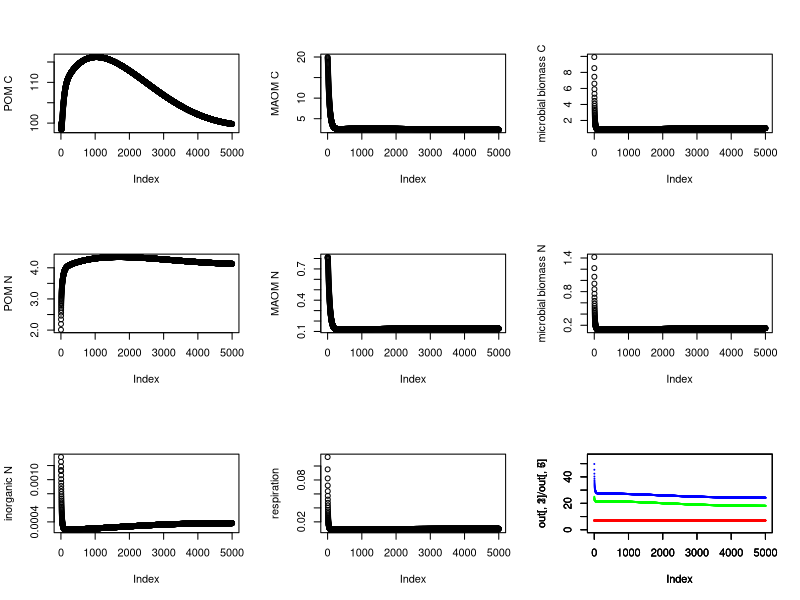

R code for this plot:
#Building a linked C-N model examining N fertilization effects on POM and MAOM formation. 
###Colin Averill and Bonnie Waring, 2017
#Colin Adds NUE effects on April 20, 2017.

###ASSUMPTIONS###
# CUE, NUE and C:N stoichiometry icrobial biomass is fixed
# microbes take up organic N (POM or MAOM) before taking up inorganic N
# inorganic N leaching happens after mineralization/immobilization
# microbes aim to have the C:N ratio of uptake match their threshold element ratio
# when microbes are C-limited, they mineralize excess N
# when microbes are N-limited, they immobilize sufficient inorganic N to match stoichiometric demand
# if there is not enough inorganic N to match demand, then they respire excess C such that the C:N ratio of uptake matches microbial TER.

#clear R environment.
rm(list=ls())

#Colin is tuning!
#lesson- exo.loss makes it easier to hit N limitation
#this is because its losing low C:N POM faster, and so input C:N increasingly dictates POM C:N.
I    <- 0.015     #C input rate                            (mg time-1) #target     0.03, based on Allison 2010.
CUE  <- 0.3      #carbon use efficiency                   (unitless)
NUE  <- .8 		   #N use efficiency					              (unitless)
#v1   <- .005      #biomass-specific decay multiplier      (mgC mgB-1 time-1) #target ~ 0.0013, based on Wieder 2014
v1   <- .017      #biomass-specific decay multiplier      (mgC mgB-1 time-1) #target ~ 0.0013, based on Wieder 2014
v2   <- 1        #Vmax of sorption                        (mgC time-1)
k1   <- 33       #half saturation of decomp               (mg)        #target ~   33.3, based on Wieder 2014
k2   <- 10       #half saturation of sorption             (mg)
k3   <- 0.01     #half saturation of inorganic N uptake   (mg)
h1   <- 0.003    #biomass turnover rate                  (1/time)    
h2   <- 0.001    #C-specific desorption rate              (1/time)
h3   <- 0.0002     #fraction of POM that potentially sorbs (1/time)
h4   <- 0.2       #inorganic N loss rate                  (1/time)
#h5   <- 0.0001    #exogenous losses of POM                (1/time)
h5   <- 0.00005    #exogenous losses of POM                (1/time)
#parameters: N cycling
IN <- 50 #C:N ratio of inputs (constant). 20=C limitation, 50=N limitation
CN <- 50 #C:N ratio of initial particulate organic matter (will change)
MN <- 25 #C:N ratio of initial mineral-associated organic matter (will change)
BN <-  7 #C:N ratio of the microbial biomass (constant)

#initial pool sizes
C <- 100      #C pool in POM            (mg / g)
M <-  20      #C pool in MAOM           (mg / g)
B <- C*0.1    #microbial biomass C 			(mg / g)
N1 <- C/CN    #initial N pool in POM		(mg / g)
N2 <- M/MN	  #N pool in MAOM 			  	(mg / g)
N3 <- B/BN    #microbial biomass N			(mg / g)
N4 <- 0.001	  #inorganic N pool size 		(mg / g)

#number of days to step the dynamic simulation through time.
t <- 100000

#choose outputs you want to follow. 
outputs <- c('C','M','B','R','N1','N2','N3','N4')
out <- matrix(rep(0,t*length(outputs)),nrow=t,dimnames=list(NULL,outputs))


for(i in 1:t){
  #C fluxes
  DEATH.C      <- h1*B^1.5
  DECOMP.C     <- v1*B*C / (k1 + C)
  exo.loss.C   <- h5*C
  POM2MOM.C    <- h3*C
  SORPTION.C   <- v2*(POM2MOM.C+DEATH.C) / (k2 + POM2MOM.C+DEATH.C)
  SORPTION.B.C <- (DEATH.C  /(POM2MOM.C+DEATH.C))*SORPTION.C
  SORPTION.P.C <- (POM2MOM.C/(POM2MOM.C+DEATH.C))*SORPTION.C
  DESORPTION.C <- h2*M
  
  #N fluxes
  DEATH.N      <- DEATH.C / BN
  DECOMP.N     <- DECOMP.C/ (C / N1)
  exo.loss.N   <- exo.loss.C / (C/N1)
  POM2MOM.N    <- POM2MOM.C / (C/N1)
  SORPTION.N   <- v2*(POM2MOM.N+DEATH.N) / (k2 + POM2MOM.N+DEATH.N)
  SORPTION.B.N <- (DEATH.N  /(POM2MOM.N+DEATH.N))*SORPTION.N
  SORPTION.P.N <- (POM2MOM.N/(POM2MOM.N+DEATH.N))*SORPTION.N
  DESORPTION.N <- DESORPTION.C/(M/N2)
  
  #MINERALIZATION-IMMOBILIZATION.
  #N uptake minus demand. If in excess, positive. If limited, negative.
  mineralization.immobilization <- (NUE * DECOMP.N) - (CUE * DECOMP.C) / BN
  if(mineralization.immobilization  > 0) {
    #if in excess (+ value), mineralize. 
    mineralization <- mineralization.immobilization
    immobilization = 0
  }
  if(mineralization.immobilization <= 0) {
    #if in debt (- value), immobilize, w/ non-linear uptake kinetics.
    mineralization = 0
    immobilization.potential <- ((N4 / (k3 + N4)) * N4)
    immobilization <- immobilization.potential
    #however, don't take up more N than you need.
    if(immobilization > abs(mineralization.immobilization)){
      immobilization = abs(mineralization.immobilization)
    }
  }
  
  #leaching/plant uptake happens on post-mineralization/immobilization inorganic N pool.
  #Make sure to include inputs to N4 from imperfect NUE values
  INORG.N.LOSS <- h4*(N4 + DECOMP.N*(1-NUE) + mineralization - immobilization)
  
  #OVERFLOW RESPIRATION
  #excess C uptake must go somewhere because mass balance.
  if(mineralization.immobilization > 0){
    overflow.R = 0
  }
  if(mineralization.immobilization <= 0){  
    overflow.R <- DECOMP.C*CUE - (DECOMP.N*NUE + immobilization)*BN
  }
  
  #ODEs
  dCdt  <- I + (DEATH.C - SORPTION.B.C) + DESORPTION.C - DECOMP.C - SORPTION.P.C - exo.loss.C
  dMdt  <- SORPTION.C - DESORPTION.C
  dBdt  <- (CUE * DECOMP.C) - DEATH.C - overflow.R
  dN1dt <- (I/IN) + (DEATH.N - SORPTION.B.N) + DESORPTION.N - DECOMP.N - SORPTION.P.N - exo.loss.N
  dN2dt <- SORPTION.N - DESORPTION.N
  dN3dt <- DECOMP.N*NUE + immobilization - mineralization - DEATH.N
  dN4dt <- DECOMP.N*(1-NUE) + mineralization - immobilization - INORG.N.LOSS
  
  #respiration
  resp  <- (1-CUE)*DECOMP.C + overflow.R
  
  #update pools
  C  <- C  + dCdt
  M  <- M  + dMdt
  B  <- B  + dBdt
  N1 <- N1 + dN1dt
  N2 <- N2 + dN2dt
  N3 <- N3 + dN3dt
  N4 <- N4 + dN4dt
  R  <- resp
  
  #save outputs
  out[i,] <- c(C,M,B,R,N1,N2,N3,N4)
}
#thin output matrix for plotting.
out <- out[seq(1,nrow(out),by = 20),]

par(mfrow=c(3,3))
plot(out[,1], ylab="POM C")
plot(out[,2], ylab= "MAOM C")
plot(out[,3], ylab="microbial biomass C")
plot(out[,5], ylab="POM N")
plot(out[,6], ylab= "MAOM N")
plot(out[,7], ylab="microbial biomass N")
plot(out[,8], ylab="inorganic N")
plot(out[,4], ylab="respiration")
#check stoichiometry of pools
plot(out[,1]/out[,5], cex = 0.1, col='blue' , ylim = c(0,55))
par(new=T)
plot(out[,2]/out[,6], cex = 0.1, col='green', ylim = c(0,55))
par(new=T)
plot(out[,3]/out[,7], cex = 0.1, col='red'  , ylim = c(0,55))
#print C pools and their sums
C;M;B;C+B+M
#N limitation? 
mineralization.immobilization < 0
#biomass turnover rate
B/(h1*(B^1.5))